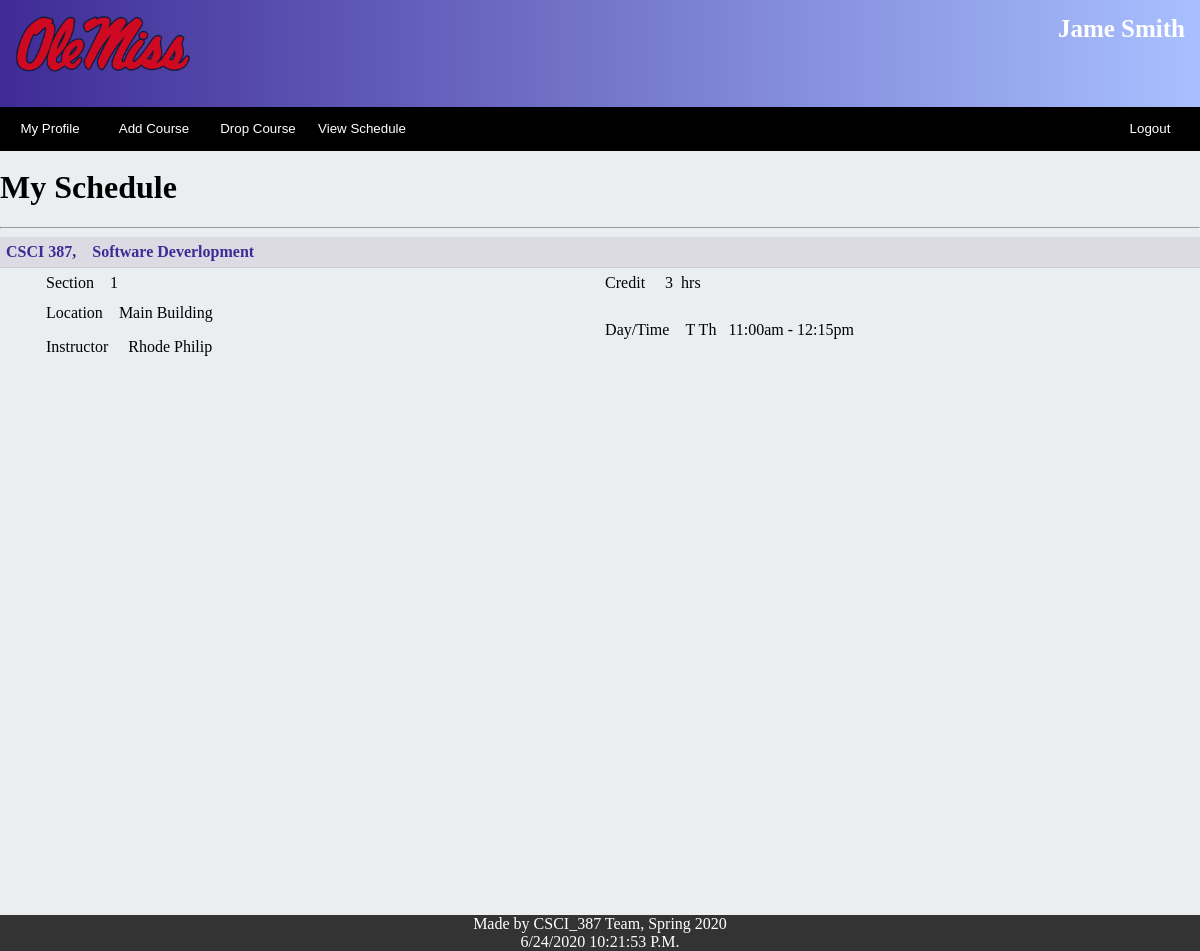
The app's page /public_html/viewSchedule.php (signed in) with its own data.
### tables this page shows
CREATE TABLE Student (
    StudentID int NOT NULL,
    First_Name varchar(30) ,
    Last_Name varchar(20) ,
    Status_year varchar(10) ,
    Credits_taken int ,
    Academic_hold bool ,
    Degree varchar(20) ,
    GPA double ,
    Email varchar(50),
    advisorID int ,
    Birthday date ,
    CONSTRAINT Student_pk PRIMARY KEY (StudentID)
);

CREATE TABLE Class (
    ClassID int NOT NULL AUTO_INCREMENT,
    Department_code varchar(10) NOT NULL,
    CourseID int NOT NULL,
    SectionID int NOT NULL,
    InstructorID int NOT NULL,
    Total_Seat int NOT NULL,
    Wait_List int NOT NULL,
    Location varchar(20) NOT NULL,
    Time varchar(20) NOT NULL,
    Day varchar(10) NOT NULL,
    CONSTRAINT Class_pk PRIMARY KEY (ClassID)
);

CREATE TABLE Course (
    CourseID int NOT NULL AUTO_INCREMENT,
    Department_code varchar(10) NOT NULL,
    Course_Name varchar(50) NOT NULL,
    Credit int NOT NULL,
    CONSTRAINT Course_pk PRIMARY KEY (CourseID,Department_code)
);

CREATE TABLE Instructor (
    InstructorID int NOT NULL,
    First_Name varchar(30) NOT NULL,
    Last_Name varchar(30) NOT NULL,
    Department_code varchar(10) NOT NULL,
    Title varchar(10) NOT NULL,
    Email varchar(30) NOT NULL,
    Office_Hour varchar(30) NOT NULL,
    CONSTRAINT Instructor_pk PRIMARY KEY (InstructorID)
);

### public_html/viewSchedule.php (the view, shortened to what this page needs)
<?php
require_once("functions.php");
$mysqli = Database::dbConnect();
$mysqli -> setAttribute(PDO::ATTR_ERRMODE, PDO::ERRMODE_EXCEPTION);
$query = "SELECT * FROM Student WHERE StudentID = ? LIMIT 1";
$stmt = $mysqli -> prepare($query);
$stmt -> execute([$_SESSION["id"]]);
$row = $stmt->fetch(PDO::FETCH_ASSOC);
?>
<html lang="en">
<head>
    <link rel="stylesheet" href="https://cdnjs.cloudflare.com/ajax/libs/font-awesome/4.7.0/css/font-awesome.min.css">
		<link rel="stylesheet" href="https://ajax.googleapis.com/ajax/libs/jqueryui/1.10.1/themes/base/minified/jquery-ui.min.css" type="text/css" />
 	<link rel="stylesheet" href="stylesheets/profileTest.css">
 	<link rel="stylesheet" href="stylesheets/mobilestyle.css">
	 <link rel="stylesheet" type="text/css" href="stylesheets/Add.css">
	 <link rel="stylesheet" href="stylesheets/courseView.css">
</head>
<body>
<div class="headerP" style="padding-bottom: 1%">
	<img onclick="loadHome()" style="
  margin-right: auto;
  width: 15%;"src="images/logo.png" alt="Ole Miss Logo">
    <div class="user">
  <?php
echo"<td class='user'>  ".$row["First_Name"]."  ".$row["Last_Name"]."</td>";
?>
</div>
</div>
<div class="topnav" id="nav">
 <button class="buttonP" onClick="loadProfile()" id="viewGrade"><p>My Profile</p></button>
			 <button class="buttonP" onclick="addCourse()" ><p>Add Course<p></button>
			<button class="buttonP" onClick="deleteCourse()"  ><p>Drop Course</p></button>
			<button class="buttonP" onclick="viewSchedule()" ><p>View Schedule<p></button>
<div class="name">
<button class="buttonP" onclick="logout()" ><p>Logout<p></button>
</div>
</div>
    <div class="targetP" ><br>
  	<h1 id = "title" style="text-align: left ; margin-top:0px;">My Schedule</h1><hr>
  <?php
        $query2 = "SELECT * FROM Student natural join Enrollment natural join Class natural join Course WHERE StudentID =?";
        $stmt2 = $mysqli -> prepare($query2);
        $stmt2->execute([$_SESSION['id']]);
        if($stmt2->rowCount() > 0){
          echo				"<table class='' border='0'>";
          echo				"<tbody>";
					echo 	"<div id = 'StudentID' style='display: none;'>".$row['StudentID']."<div>";
          while($row2 = $stmt2->fetch(PDO::FETCH_ASSOC)) {
						$x2=$row2['InstructorID'];
						$query3 = "SELECT * FROM Instructor WHERE InstructorID = $x2";
						$stmt3 = $mysqli -> prepare($query3);
						$stmt3->execute();
						$row3 = $stmt3->fetch(PDO::FETCH_ASSOC);
          echo				"<tr>";
          echo							"<td style='color: #3F2B96; font-weight: bold;'>".$row2['Department_code']." ".$row2['CourseID'].", &nbsp &nbsp".$row2['Course_Name']."</td>";
                    echo							"<td style='text-align: right'></td>";
          echo "</tr>";
          echo				"<tr>";
          echo							"<td style='margin-left:50px;'>&nbsp &nbsp &nbsp &nbsp &nbsp Section &nbsp &nbsp".$row2['SectionID']."</td>";
          echo							"<td >Credit &nbsp &nbsp ".$row2['Credit']."&nbsp hrs</td>";
          echo "</tr>";
          echo "<tr>";
          echo							"<td style='margin-left:100px;'> &nbsp &nbsp &nbsp &nbsp &nbsp Location &nbsp &nbsp".$row2['Location']."<p>&nbsp &nbsp &nbsp &nbsp &nbsp Instructor &nbsp &nbsp {$row3['First_Name']}  {$row3['Last_Name']}</p></td>";
          echo							"<td >Day/Time &nbsp &nbsp".$row2['Day']."&nbsp &nbsp".$row2['Time']."</td>";
          echo						"</tr>";
        }
        echo					"</tbody>";
        echo				"</table>";
      }else{
        echo "<b>You do not have any Classes at the moment</b>";
      }
        ?>
    </div>
     <div class="footer">
</div>
</body>
</html>

### public_html/stylesheets/profile.css (style rules this page uses)
body { height: 100vh; width: 100vw; margin-top: 0px; margin-left: 0px; }
div { padding: 0px; margin: 0px; }
@media screen and (min-width: 570px) { .headerP { padding: 15px; margin: 0px; text-align: left; background: linear-gradient(blue, 10%, pink); color: blue; font-size: 40px; font-family: Apple Chancery, cursive; font-weight: bold; height: 10%; } }
@media screen and (min-width: 570px) { .topnav { background-color:#8d8df7; min-height:30px; color: white; } }
@media screen and (min-width: 570px) { .name { width: 200px; display: inline-block; } }
@media screen and (min-width: 570px) { .targetP { width: 100%-226px; height: 85%;margin-top:0px; margin-right: 0px; margin-left: 226px; background: linear-gradient(blue, 10%, pink); } }
@media screen and (min-width: 570px) { .buttonP { display: inline-block; border-radius: 0px; width: 100%; max-width: 260px; background: linear-gradient(blue, 10%, pink); color: white; } }
.footer { position: fixed; width: 100%; bottom: 0; left: 0; text-align: center; background-color: #333; color: white; }

### public_html/stylesheets/profileTest.css (style rules this page uses)
body { height: 100vh; width: 100vw; margin-top: 0px; margin-left: 0px; }
div { padding: 0px; margin: 0px; }
.headerP { padding: 15px; margin: 0px; text-align: left; background: linear-gradient(90deg, #3F2B96 0%, #A8C0FF 100%); font-size: 40px; font-family: Apple Chancery, cursive; font-weight: bold; height: 10%; color: white; }
.topnav { background-color:black; min-height:30px; color: white; }
.user { float:right; margin-bottom: auto; height: 25px; font-size: 25px; }
.name { width: 100px; float: right; text-align: center; margin-right: 0px; }
.targetP { width: 100%; min-height: 100%;margin-top:0px; margin-right: 0px; margin-left:0px; background: #ebeef0; }
.buttonP { border-style: hidden; border-radius: 0px; width: 100px; background: black; color: white; }

### public_html/stylesheets/Add.css (style rules this page uses)
#title { text-align: center; }

### public_html/stylesheets/courseView.css (style rules this page uses)
@media only screen and (min-width: 760px) { table { width: 100%; } }
table { border-collapse:collapse; border-style: hidden; }
tr:nth-of-type(3n+1) { background:#dcdae3; border: 1px solid #ccc; }
tr:nth-of-type(3n+2) { background:#ebeef0; }
tr:nth-of-type(3n+3) { background:#ebeef0; }
td, th { padding: 6px; border: 0px solid #ccc; }

### records on screen
student: First_Name "Jame", Last_Name "Smith", class.Department_code "CSCI", class.CourseID "387", course.Course_Name "Software Deverlopment", class.SectionID "1", course.Credit "3", class.Location "Main Building", advisorID.First_Name "Rhode", advisorID.Last_Name "Philip", class.Day "T Th", class.Time "11:00am - 12:15pm"

### other values on screen
$name "CSCI_387 Team"
